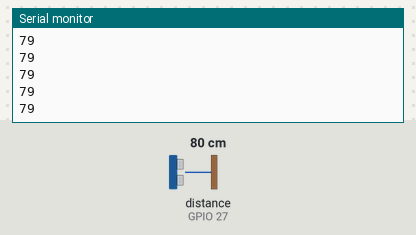
This sketch was run on a simulated ESP32. Parts: the last lines printed to the serial monitor. Wiring (inferred from the names in the program): ultrasonic range finder: trigger GPIO 14; echo GPIO 27. The test bench sets the inputs (shaded band); at power-on: distance to the obstacle (sensor on GPIO 27) 80 cm. The echo pulse lasts 58.3 µs per cm.

Above: at 1.2 s.
1.3 s: distance to the obstacle (sensor on GPIO 27) set to 2 cm
At 1.37 s:
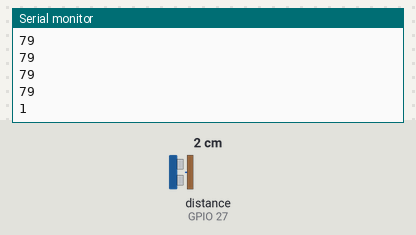
2.8 s: distance to the obstacle (sensor on GPIO 27) set to 4 cm
At 2.88 s:
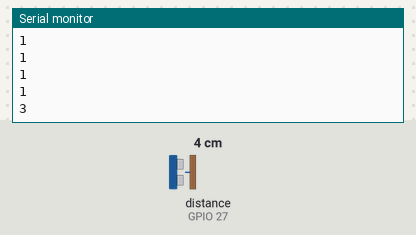
Timing chart, 0 to 5.8 s (numbered marks = the images above; inputs shaded):
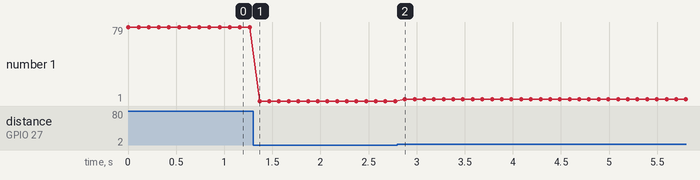

Measured:
- after the input at 1.3 s, the serial monitor: prints a new line after 0.07 s (image 1)
- after the input at 2.8 s, the serial monitor: prints a new line after 0.08 s (image 2)
- plotted number 1: 79 → 1 after the input at 1.3 s, 1 → 3 after the input at 2.8 s

The sketch:

Ultrasonic_Sensor.ino
```cpp
#define trig 14
#define echo 27

int dist,dura;

void setup()
{
  Serial.begin(9600);
  pinMode(trig,OUTPUT);  pinMode(echo,INPUT);

}
 void loop(){
  digitalWrite(trig,HIGH); delayMicroseconds(20);
  digitalWrite(trig,LOW);  delayMicroseconds(20);
  dura = pulseIn(echo,HIGH);
  dist = (dura * 0.034)/2;
  Serial.println(dist);
  delay(100);
 }
```
